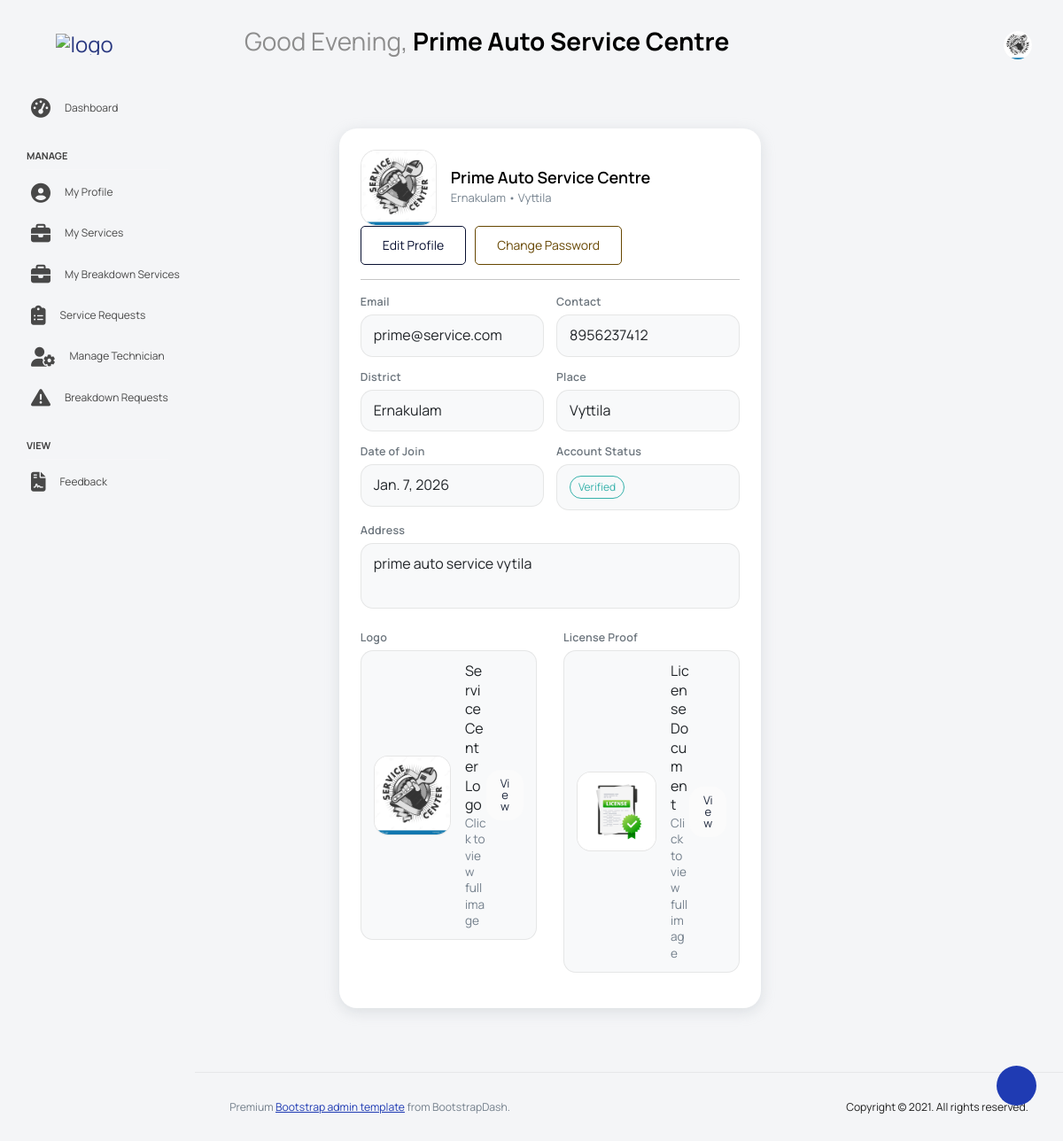
/ServiceCenter/Profile/ (signed in), run on the app's committed database.
### Guest/models.py (models this page shows)
class tbl_servicecenter(models.Model):
    servicecenter_name=models.CharField(max_length=50)
    servicecenter_email=models.CharField(max_length=50)
    servicecenter_contact=models.CharField(max_length=50)
    servicecenter_address=models.CharField(max_length=50)
    servicecenter_logo=models.FileField(upload_to='Assets/ServicecenterDocs/')
    servicecenter_license=models.FileField(upload_to='Assets/ServicecenterDocs/')
    servicecenter_password=models.CharField(max_length=50)
    servicecenter_status=models.IntegerField(default=0)
    servicecenter_regdate=models.DateField(auto_now_add=True)
    place=models.ForeignKey(tbl_place,on_delete=models.CASCADE)

### Admin/models.py (models this page shows)
class tbl_place(models.Model):
    place_name=models.CharField(max_length=50)
    district=models.ForeignKey(tbl_district,on_delete=models.CASCADE)

class tbl_district(models.Model):
    district_name=models.CharField(max_length=50)

### ServiceCenter/views.py (the view)
# urls.py: path('Profile/',views.profile,name="profile"),
def profile(request):
     if 'cid' not in request.session:
      return redirect("Guest:Login")
     else:
        centerdata=tbl_servicecenter.objects.get(id=request.session['cid'])
        return render(request,"ServiceCenter/Profile.html",{'Data':centerdata})

### ServiceCenter/templates/ServiceCenter/Profile.html (shortened to what this page needs)
{% extends 'ServiceCenter/Head_service.html' %}
{% block content %}
<div class="main-panel">
  <div class="content-wrapper">
    <div class="row">
      <div class="col-lg-10 mx-auto grid-margin stretch-card">
        <div class="card">
          <div class="card-body">
            <div class="d-flex align-items-center justify-content-between flex-wrap mb-3">
              <div class="d-flex align-items-center">
                <div class="me-3">
                  <img src="{{ Data.servicecenter_logo.url }}" alt="logo" class="profile-avatar">
                </div>
                <div>
                  <h4 class="card-title mb-1">{{ Data.servicecenter_name }}</h4>
                  <p class="card-description mb-0">
                    {{ Data.place.district.district_name }} • {{ Data.place.place_name }}
                  </p>
                </div>
              </div>
              <div class="d-flex action-row mt-2 mt-md-0">
                <a href="{% url 'ServiceCenter:editprofile' %}" class="btn btn-outline-primary">
                  Edit Profile
                </a>
                <a href="{% url 'ServiceCenter:changepassword' %}" class="btn btn-outline-warning">
                  Change Password
                </a>
              </div>
            </div>
            <hr>
            <form method="post">
              <div class="info-grid mt-3">
                <div>
                  <div class="kv-label">Email</div>
                  <div class="kv-value">{{ Data.servicecenter_email }}</div>
                </div>
                <div>
                  <div class="kv-label">Contact</div>
                  <div class="kv-value">{{ Data.servicecenter_contact }}</div>
                </div>
                <div>
                  <div class="kv-label">District</div>
                  <div class="kv-value">{{ Data.place.district.district_name }}</div>
                </div>
                <div>
                  <div class="kv-label">Place</div>
                  <div class="kv-value">{{ Data.place.place_name }}</div>
                </div>
                <div>
                  <div class="kv-label">Date of Join</div>
                  <div class="kv-value">{{ Data.servicecenter_regdate }}</div>
                </div>
                <div>
                  <div class="kv-label">Account Status</div>
                  <div class="kv-value">
                    {% if Data.servicecenter_status == 1 %}
                      <span class="badge badge-success">Verified</span>
                    {% elif Data.servicecenter_status == 2 %}
                      <span class="badge badge-danger">Rejected</span>
                    {% else %}
                      <span class="badge badge-warning">Pending</span>
                    {% endif %}
                  </div>
                </div>
                <div style="grid-column: 1 / -1;">
                  <div class="kv-label">Address</div>
                  <div class="addr-box">{{ Data.servicecenter_address }}</div>
                </div>
              </div>
              <div class="row mt-4">
                <div class="col-md-6 mb-3">
                  <div class="kv-label">Logo</div>
                  <div class="kv-value d-flex align-items-center justify-content-between">
                    <div class="d-flex align-items-center">
                      <img src="{{ Data.servicecenter_logo.url }}" alt="logo" class="doc-thumb me-3">
                      <div>
                        <div class="fw-semibold">Service Center Logo</div>
                        <div class="text-muted" style="font-size:.85rem;">Click to view full image</div>
                      </div>
                    </div>
                    <a href="{{ Data.servicecenter_logo.url }}" target="_blank" class="btn btn-sm btn-light">
                      View
                    </a>
                  </div>
                </div>
                <div class="col-md-6 mb-3">
                  <div class="kv-label">License Proof</div>
                  <div class="kv-value d-flex align-items-center justify-content-between">
                    <div class="d-flex align-items-center">
                      <img src="{{ Data.servicecenter_license.url }}" alt="license" class="doc-thumb me-3">
                      <div>
                        <div class="fw-semibold">License Document</div>
                        <div class="text-muted" style="font-size:.85rem;">Click to view full image</div>
                      </div>
                    </div>
                    <a href="{{ Data.servicecenter_license.url }}" target="_blank" class="btn btn-sm btn-light">
                      View
                    </a>
                  </div>
                </div>
              </div>
            </form>
          </div>
        </div>
      </div>
    </div>
  </div>
</div>
{% endblock content %}

### ServiceCenter/templates/ServiceCenter/Head_service.html (shortened to what this page needs)
{% load static %}
<!DOCTYPE html>
<html lang="en">
<head>
  <link rel="stylesheet" href="{% static 'ServiceCenter/vendors/feather/feather.css' %}">
  <link rel="stylesheet" href="{% static 'ServiceCenter/vendors/mdi/css/materialdesignicons.min.css' %}">
  <link rel="stylesheet" href="{% static 'ServiceCenter/vendors/ti-icons/css/themify-icons.css' %}">
  <link rel="stylesheet" href="{% static 'ServiceCenter/vendors/typicons/typicons.css' %}">
  <link rel="stylesheet" href="{% static 'ServiceCenter/vendors/simple-line-icons/css/simple-line-icons.css' %}">
  <link rel="stylesheet" href="{% static 'ServiceCenter/vendors/css/vendor.bundle.base.css' %}">
  <link rel="stylesheet" href="{% static 'ServiceCenter/vendors/datatables.net-bs4/dataTables.bootstrap4.css' %}">
  <link rel="stylesheet" href="{% static 'ServiceCenter/js/select.dataTables.min.css' %}">
  <link rel="stylesheet" href="{% static 'ServiceCenter/css/vertical-layout-light/style.css' %}">
  <link rel="stylesheet" href="https://cdnjs.cloudflare.com/ajax/libs/font-awesome/6.5.0/css/all.min.css">
</head>
<body>
<div class="container-scroller">
  <nav class="navbar default-layout col-lg-12 col-12 p-0 fixed-top d-flex align-items-top flex-row">
    <div class="text-center navbar-brand-wrapper d-flex align-items-center justify-content-start">
      <div class="me-3">
        <button class="navbar-toggler navbar-toggler align-self-center" type="button" data-bs-toggle="minimize">
          <span class="icon-menu"></span>
        </button>
      </div>
      <div>
        <a class="navbar-brand brand-logo" href="{% url 'ServiceCenter:HomePage' %}">
          <img src="{% static 'ServiceCenter/images/GarageLive_logo.png' %}" alt="logo">
        </a>
      </div>
    </div>
    <div class="navbar-menu-wrapper d-flex align-items-top">
      <ul class="navbar-nav">
        <li class="nav-item font-weight-semibold ms-0">
          <h1 class="welcome-text">
            <span id="greeting"></span>,
            <span class="text-black fw-bold">{{ Data.servicecenter_name }}</span>
          </h1>
        </li>
      </ul>
      <ul class="navbar-nav ms-auto">
        <li class="nav-item dropdown user-dropdown">
          <a class="nav-link" id="UserDropdown" href="#" data-bs-toggle="dropdown" aria-expanded="false">
            <img class="img-xs rounded-circle" src="{{ Data.servicecenter_logo.url }}" alt="Profile image">
          </a>
        </li>
      </ul>
    </div>
  </nav>
  <div class="container-fluid page-body-wrapper">
    <div class="theme-setting-wrapper">
      <div id="settings-trigger"><i class="ti-settings"></i></div>
    </div>
    <nav class="sidebar sidebar-offcanvas" id="sidebar">
      <ul class="nav">
        <li class="nav-item">
          <a class="nav-link" href="{% url 'ServiceCenter:HomePage' %}">
            <i class="menu-icon fa-solid fa-tachometer-alt"></i>
            <span class="menu-title">Dashboard</span>
          </a>
        </li>
        <li class="nav-item nav-category">Manage</li>
        <li class="nav-item">
          <a class="nav-link" href="{% url 'ServiceCenter:profile' %}">
            <i class="menu-icon fa-solid fa-user-circle"></i>
            <span class="menu-title">My Profile</span>
          </a>
        </li>
        <li class="nav-item">
          <a class="nav-link" href="{% url 'ServiceCenter:myservices' %}">
            <i class="menu-icon fa-solid fa-briefcase"></i>
            <span class="menu-title">My Services</span>
          </a>
        </li>
         <li class="nav-item">
            <a class="nav-link" href="{% url 'ServiceCenter:my_breakdown_services' %}">
              <i class="menu-icon fa-solid fa-briefcase"></i>
              <span class="menu-title">My Breakdown Services</span>
            </a>
          </li>
        <li class="nav-item">
          <a class="nav-link" href="{% url 'ServiceCenter:service_request' %}">
            <i class="menu-icon fa-solid fa-clipboard-list"></i>
            <span class="menu-title">Service Requests</span>
          </a>
        </li>
        <li class="nav-item">
          <a class="nav-link" href="{% url 'ServiceCenter:technician' %}">
            <i class="menu-icon fa-solid fa-user-cog"></i>
            <span class="menu-title">Manage Technician</span>
          </a>
        </li>
          <li class="nav-item">
            <a class="nav-link" href="{% url 'ServiceCenter:breakdownrequest' %}">
              <i class="menu-icon fa-solid - fa-triangle-exclamation"></i>
              <span class="menu-title">Breakdown Requests</span>
            </a>
          </li>
        <li class="nav-item nav-category">View</li>
          <li class="nav-item">
            <a class="nav-link" href="{% url 'ServiceCenter:view_feedback' %}">
              <i class="menu-icon fa-solid fa-file-contract"></i>
              <span class="menu-title">Feedback</span>
            </a>
          </li>
      </ul>
    </nav>
    <div class="main-panel">
      <div class="content-wrapper">
        {% block content %}
        {% endblock content %}
      </div>
      <footer class="footer">
        <div class="d-sm-flex justify-content-center justify-content-sm-between">
          <span class="text-muted text-center text-sm-left d-block d-sm-inline-block">
            Premium <a href="https://www.bootstrapdash.com/" target="_blank">Bootstrap admin template</a> from BootstrapDash.
          </span>
          <span class="float-none float-sm-right d-block mt-1 mt-sm-0 text-center">
            Copyright © 2021. All rights reserved.
          </span>
        </div>
      </footer>
    </div>
  </div>
</div>
</body>
</html>

### ServiceCenter/templates/ServiceCenter/Profile.html (style rules this page uses)
.profile-avatar { width: 86px; height: 86px; border-radius: 18px; object-fit: cover; border: 1px solid rgba(0,0,0,.10); background: #fff; }
.doc-thumb { width: 90px; height: 90px; border-radius: 16px; object-fit: cover; border: 1px solid rgba(0,0,0,.10); background: #fff; }
.kv-label { font-size: .78rem; font-weight: 600; letter-spacing: .02em; color: #6c757d; margin-bottom: 6px; }
.kv-value { background: #f8f9fa; border: 1px solid rgba(0,0,0,.08); border-radius: 14px; padding: 12px 14px; color: #212529; line-height: 1.35; word-break: break-word; }
.addr-box { background: #f8f9fa; border: 1px solid rgba(0,0,0,.08); border-radius: 14px; padding: 12px 14px; min-height: 74px; color: #212529; line-height: 1.35; white-space: pre-wrap; }
.info-grid { display: grid; grid-template-columns: 1fr 1fr; gap: 14px; }
.action-row { gap: 10px; }

### data on the page
tbl_servicecenter: servicecenter_name "Prime Auto Service Centre", servicecenter_logo (picture), place.district.district_name "Ernakulam", place.place_name "Vyttila", servicecenter_email "prime@service.com", servicecenter_contact "8956237412", servicecenter_regdate "Jan. 7, 2026", servicecenter_address "prime auto service vytila", servicecenter_license (picture)
